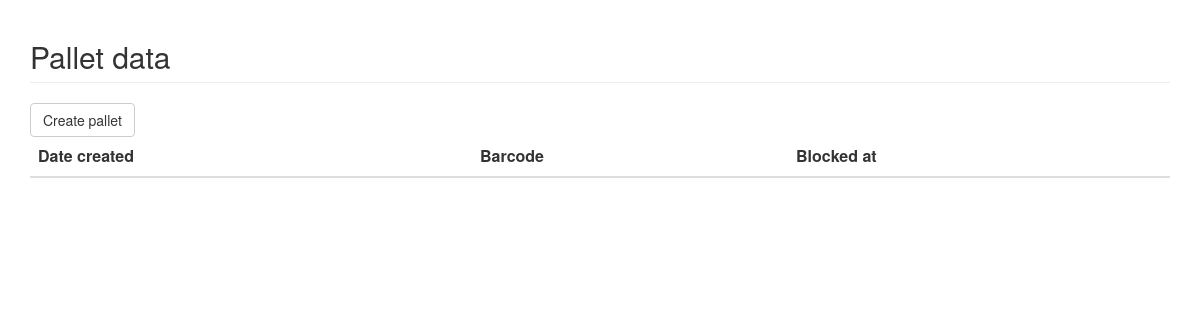
/, run on an earlier commit of the app's database.
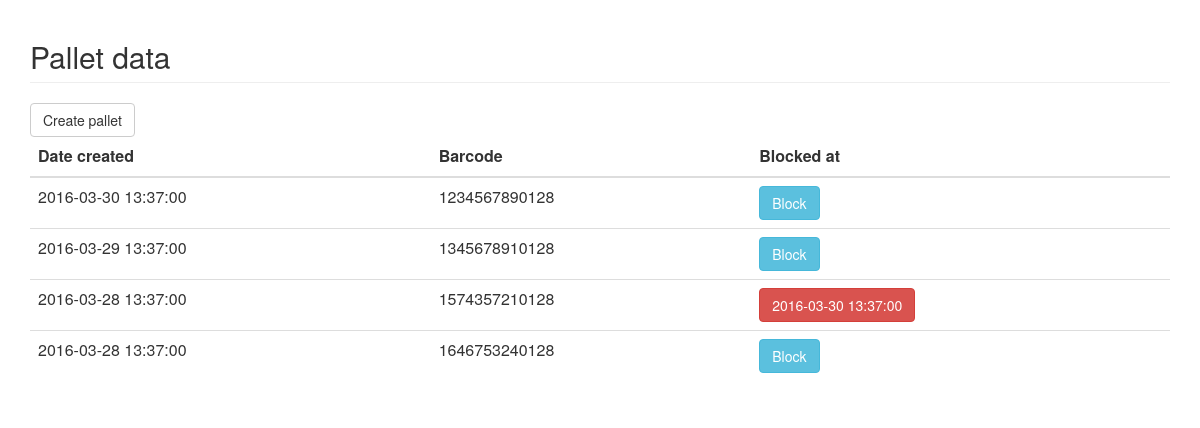
And on a later commit of the database.
### tables this page shows
CREATE TABLE Pallets (
    id int NOT NULL AUTO_INCREMENT,
    barcode_id varchar(255) NOT NULL UNIQUE,
    created_at datetime NOT NULL DEFAULT CURRENT_TIMESTAMP,
    blocked_at datetime,
    PRIMARY KEY (id)
);

### mysql_connect_data.inc.php (called while the page is built)
<?php
	$host = "puccini.cs.lth.se";
	$userName = "db44";
	$password = "25rJE31Us1zx";
	$database = "db44";
?>

### init.php (called while the page is built, shortened)
<?php
require_once('database.inc.php');
require_once("mysql_connect_data.inc.php");
$db = new Database($host, $userName, $password, $database);
$db->openConnection();
$con = $db->isConnected();

### database.inc.php (called while the page is built, shortened)
<?php
class Database {
	private $host;
	private $userName;
	private $password;
	private $database;
	private $conn;
	public function __construct($host, $userName, $password, $database) {
		$this->host = $host;
		$this->userName = $userName;
		$this->password = $password;
		$this->database = $database;
	}
    public function getPallets() {
        $sql = "SELECT * FROM Pallets";
        return $this->executeQuery($sql);
    }
	public function openConnection() {
		try {
			$this->conn = new PDO("mysql:host=$this->host;dbname=$this->database",
					$this->userName,  $this->password);
			$this->conn->setAttribute(PDO::ATTR_ERRMODE, PDO::ERRMODE_EXCEPTION);
		} catch (PDOException $e) {
			$error = "Connection error: " . $e->getMessage();
			echo $error . "<p>";
			unset($this->conn);
			return false;
		}
		return true;
	}
	public function isConnected() {
		return isset($this->conn);
	}
	private function executeQuery($query, $param = null) {
		try {
			$stmt = $this->conn->prepare($query);
			$stmt->execute($param);
			$result = $stmt->fetchAll();
		} catch (PDOException $e) {
			$error = "*** Internal error: " . $e->getMessage() . "<p>" . $query;
			die($error);
		}
		return $result;
	}
}
?>

### index.php (the view)
<?php
    require_once('init.php');
    $pallets = $db->getPallets();
?>
<?php include('header.php'); ?>
<h2 class="page-header">Pallet data</h2>
<a href="pallet_create.php" class="btn btn-default">Create pallet</a>
<table class="table pallet-table">
    <thead>
        <tr>
            <th>Date created</th>
            <th>Barcode</th>
            <th>Blocked at</th>
        </tr>
    </thead>
    <tbody>
        <?php
            if ($con) {
                foreach ($pallets as $pallet) {
                    print "<tr>";
                    print "<td>$pallet[created_at]</td>";
                    print "<td>$pallet[barcode_id]</td>";
                    if ($pallet["blocked_at"] != null) {
                        print '<td><a href="/block_pallet.php?id=' . $pallet["barcode_id"] . '" class="btn btn-danger">' .  $pallet["blocked_at"] . '</a></td>';
                    } else {
                        print '<td><a href="/block_pallet.php?id=' . $pallet["barcode_id"] . '" class="btn btn-info">Block</a></td>';
                    }
                    print "</tr>";
                }
            }
         ?>
    </tbody>
</table>
<?php include('footer.php') ?>

### header.php (shortened to what this page needs)
<html>
    <head>
        <link rel="stylesheet" href="http://maxcdn.bootstrapcdn.com/bootstrap/3.3.6/css/bootstrap.min.css">
        <link rel="stylesheet" href="stylesheet.css">
    </head>
    <body>
        <div class="container">

### footer.php
        </div>
    </body>
</html>

### stylesheet.css (style rules this page uses)
.pallet-table { width: 100%; }

What changed in the data, as far as the page shows it:
added pallets: created_at "2016-03-30 13:37:00", barcode "1234567890128"
added pallets: created_at "2016-03-29 13:37:00", barcode "1345678910128"
added pallets: created_at "2016-03-28 13:37:00", barcode "1574357210128", blocked_at "2016-03-30 13:37:00"
added pallets: created_at "2016-03-28 13:37:00", barcode "1646753240128"
